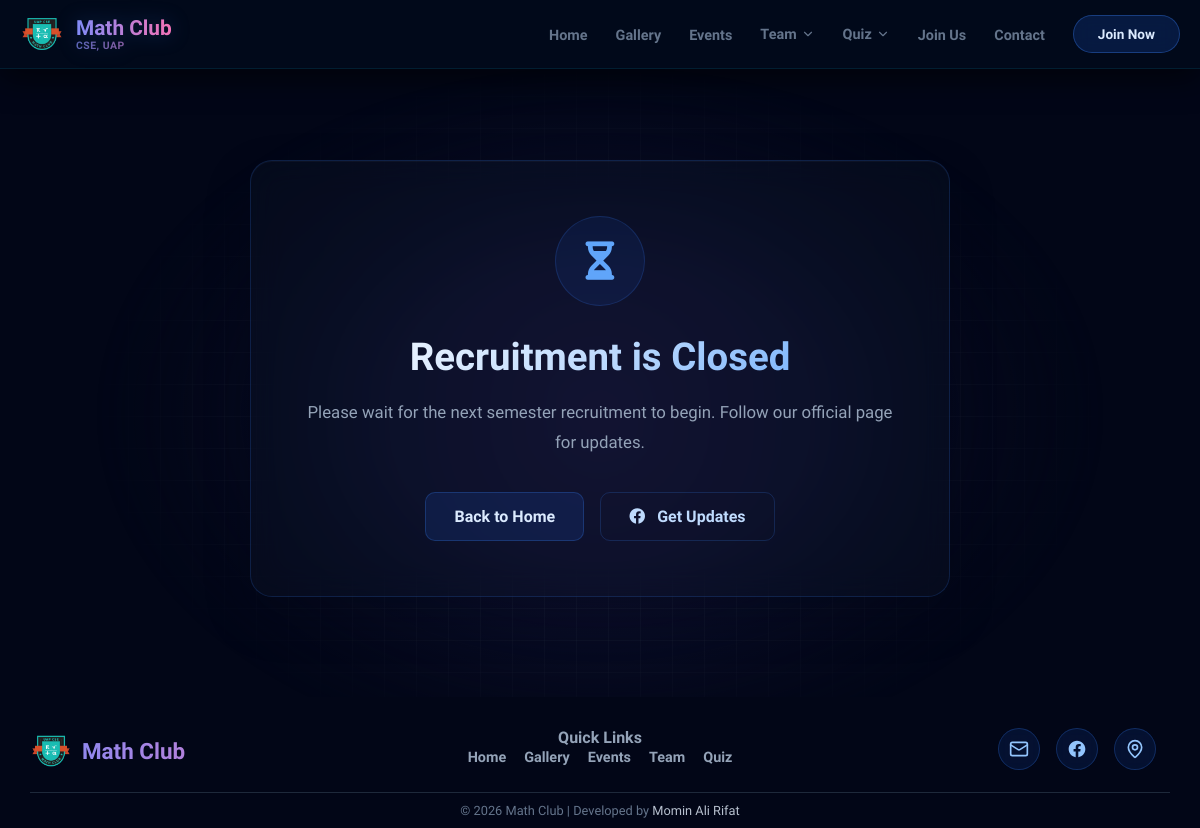
The page /join/ on the database as committed earlier.
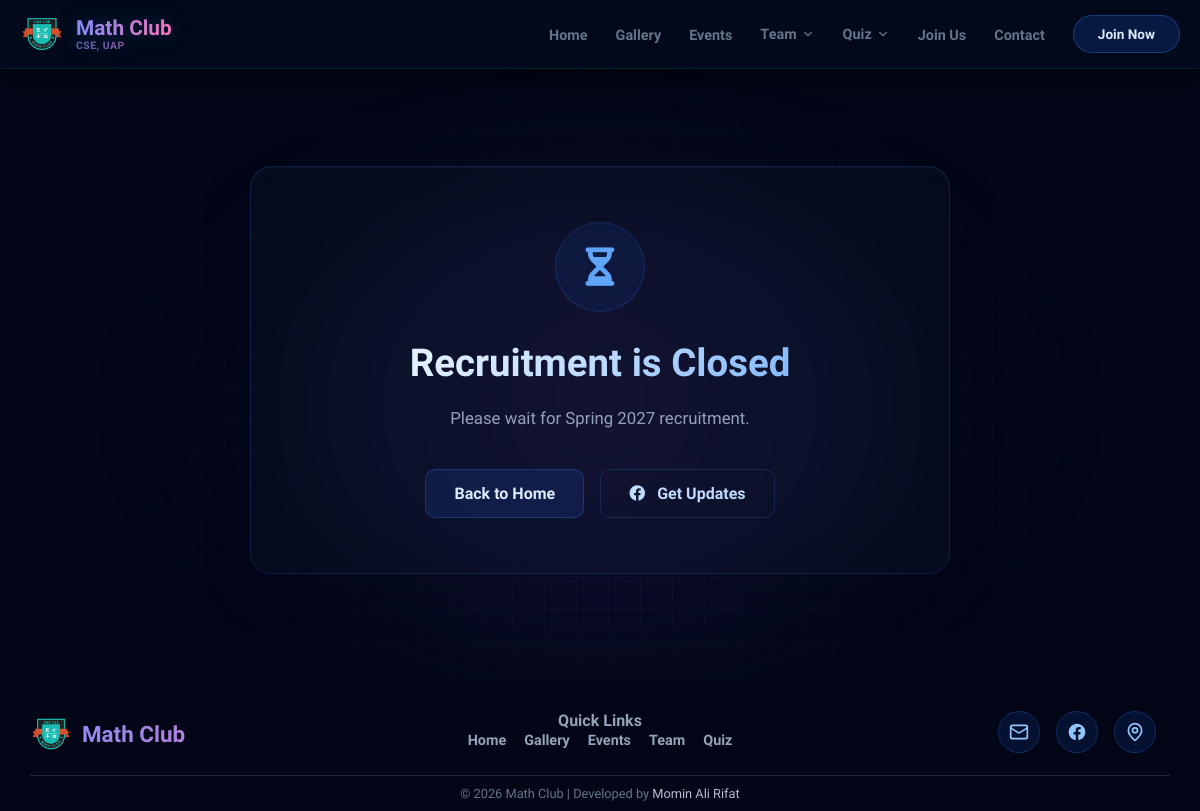
The same page on the database as committed later.
### join_app/models.py (models this page shows, shortened)
class RecruitmentControl(models.Model):
    semester_name = models.CharField(max_length=100, default="Fall 2025")
    is_active = models.BooleanField(default=False)
    deadline = models.CharField(max_length=100, default="26 January, 2026")
    message_if_closed = models.TextField(default="Please wait for Spring 2026 recruitment.")

### join_app/views.py (the view, shortened to what this page needs)
# urls.py: path('', views.join, name='join'),
def join(request):
    config = RecruitmentControl.objects.last()
    if not config or not config.is_active:
        return render(request, 'join_app/closed.html', {'config': config})

### join_app/templates/join_app/closed.html (shortened to what this page needs)
{% extends 'base.html' %} {% load static %}  {% block content %}
<section class="recruitment-closed">
  <div class="closed-card">
    <div class="closed-icon">
      <i class="fas fa-hourglass-half"></i>
    </div>
    <h1 class="closed-title">Recruitment is Closed</h1>
    <p class="closed-description">
      {% if config %} {{ config.message_if_closed }} {% else %} Please wait for
      the next semester recruitment to begin. Follow our official page for
      updates. {% endif %}
    </p>
    <div class="closed-actions">
      <a href="/" class="btn-home">Back to Home</a>
      <a
        href="https://www.facebook.com/mathclub.cse"
        target="_blank"
        class="btn-facebook"
      >
        <i class="fab fa-facebook" style="margin-right: 8px"></i> Get Updates
      </a>
    </div>
  </div>
</section>
{% endblock %}

Rows that differ between the two databases and show on the page:
added RecruitmentControl: message_if_closed "Please wait for Spring 2027 recruitment."
Other text that changed with them:
text no longer shown: "Please wait for the next semester recruitment to begin. Follow our official page for updates."
